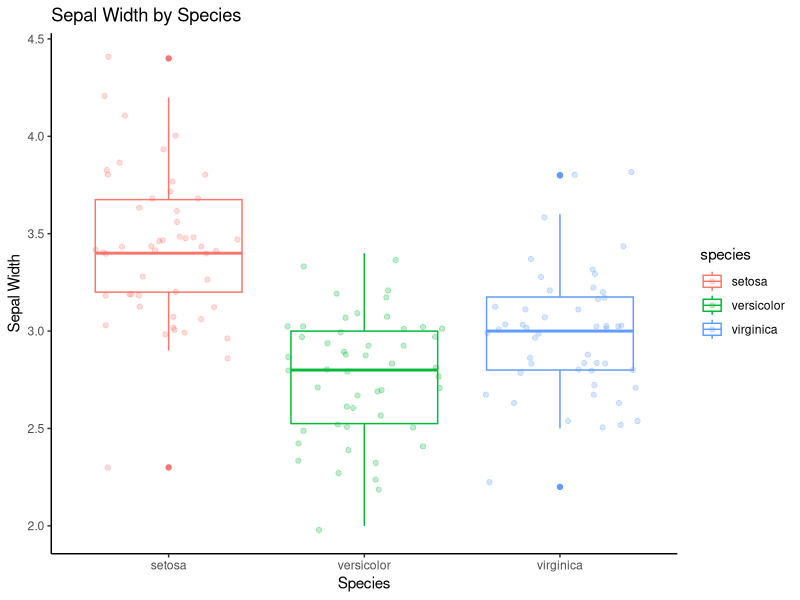
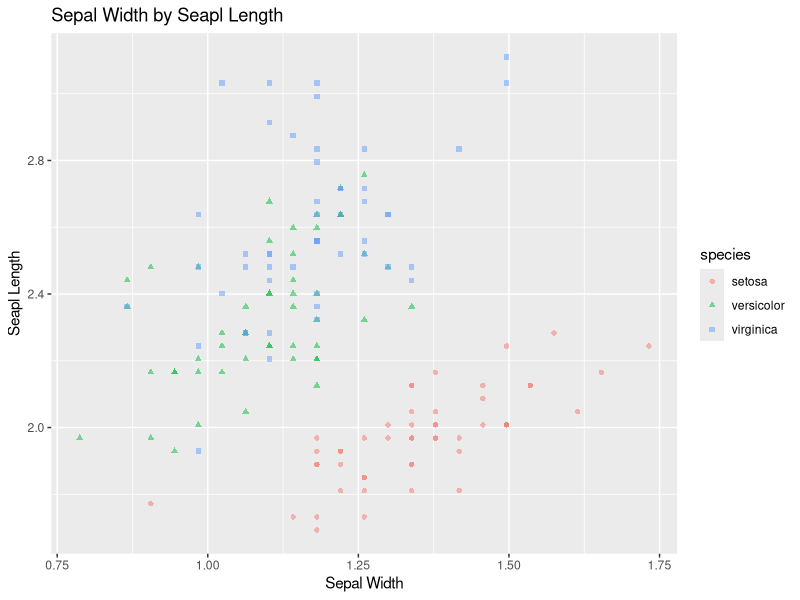
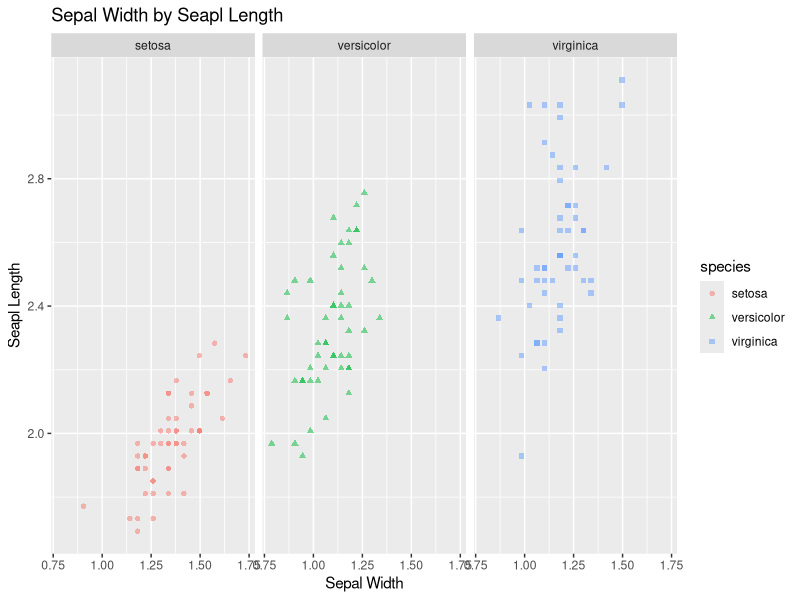
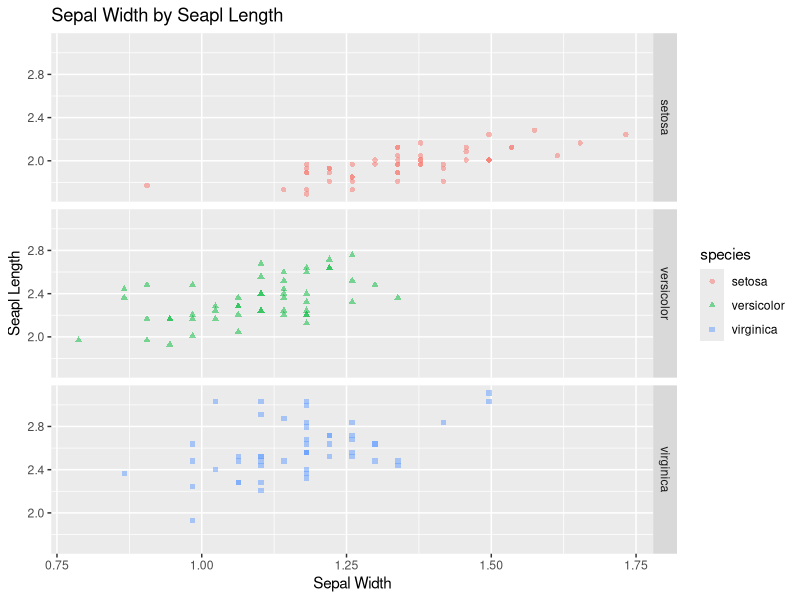

The R script that drew these images, in order: (Note: this script raises an error after producing the figures.)
## ---- chunk 1
knitr::opts_chunk$set(error = TRUE)
## ---- chunk 2
# load your packages here:
library(tidyverse)
## ---- chunk 3
select6cyl <- mtcars %>% 
  rownames_to_column("Model") %>% 
  as_tibble() %>% 
  select(Model, mpg, cyl, hp) %>% 
  filter(cyl == 6)
select6cyl

#Code pulled from https://github.com/tidyverse/tibble/issues/288

#OR discussed in class
select6cyl <- mtcars %>% 
  as_tibble(rownames = "Model") %>% 
  select(Model, mpg, cyl, hp) %>% 
  filter(cyl == 6)
select6cyl
## ---- chunk 4
knitr::kable(select6cyl)
## ---- chunk 5
LowerIris <- iris %>% as.tibble(rownames = NA) %>% 
  rename(petal_length = Petal.Length,
         petal_width = Petal.Width,
         sepal_length = Sepal.Length,
         sepal_width = Sepal.Width,
         species = Species) 
LowerIris
## ---- chunk 6
LowerIris %>% 
  ggplot(aes(species, sepal_width, color = species)) +
  geom_boxplot() +
  geom_jitter(alpha = .25)+
  labs(x = "Species", y = "Sepal Width", title = "Sepal Width by Species") +
  theme_classic()
## ---- chunk 7
(IrisConvert <- LowerIris %>% 
  mutate(sepal_length = sepal_length/2.54,
        sepal_width = sepal_width/2.54,
        petal_length = petal_length/2.54,
        petal_width = petal_width/2.54))
## ---- chunk 8
IrisConvert %>% 
  ggplot(aes(sepal_width, sepal_length, color = species, shape = species)) +
  geom_point(alpha = .5) +
  labs(x = "Sepal Width", y = "Seapl Length", title = "Sepal Width by Seapl Length")
## ---- chunk 9
IrisConvert %>% 
  ggplot(aes(sepal_width, sepal_length, color = species, shape = species)) +
  geom_point(alpha = .5) +
  labs(x = "Sepal Width", y = "Seapl Length", title = "Sepal Width by Seapl Length") +
  facet_grid(row = ~species) # ~ says before it is row and after it is columns

#OR

IrisConvert %>% 
  ggplot(aes(sepal_width, sepal_length, color = species, shape = species)) +
  geom_point(alpha = .5) +
  labs(x = "Sepal Width", y = "Seapl Length", title = "Sepal Width by Seapl Length") +
  facet_grid(rows = vars(species))
## ---- chunk 10
gapminder %>% 
  group_by(FILL_THIS_IN) %>% 
  FILL_THIS_IN(min_life = min(lifeExp))
## ---- chunk 11
psych::bfi %>%
  as_tibble() %>% 
  select(A1:A5) %>% 
  rowwise() %>% 
  mutate(A_mean = mean(c(A1, A2, A3, A4, A5), na.rm = TRUE)) %>% 
  ungroup()
## ---- chunk 12

## ---- chunk 13
psych::bfi %>% 
  as_tibble() %>% 
  select(A1:A5) %>% 
  mutate(A_min = pmin(A1, A2, A3, A4, A5))
## ---- chunk 14
psych::bfi %>% 
  as_tibble() %>% 
  select(A1:A5) %>% 
  mutate(A_mn = rowMeans(select(., A1:A5)),
         A_mn2 = rowMeans(select(., starts_with("A", ignore.case = FALSE))))
## ---- chunk 15
FILL_THIS_IN <-
  psych::bfi %>% 
  FILL_THIS_IN(FILL_THIS_IN)
## ---- chunk 16
FILL_THIS_IN %>% 
  FILL_THIS_IN(FILL_THIS_IN) %>% 
  FILL_THIS_IN(FILL_THIS_IN)
## ---- chunk 17

## ---- chunk 18

